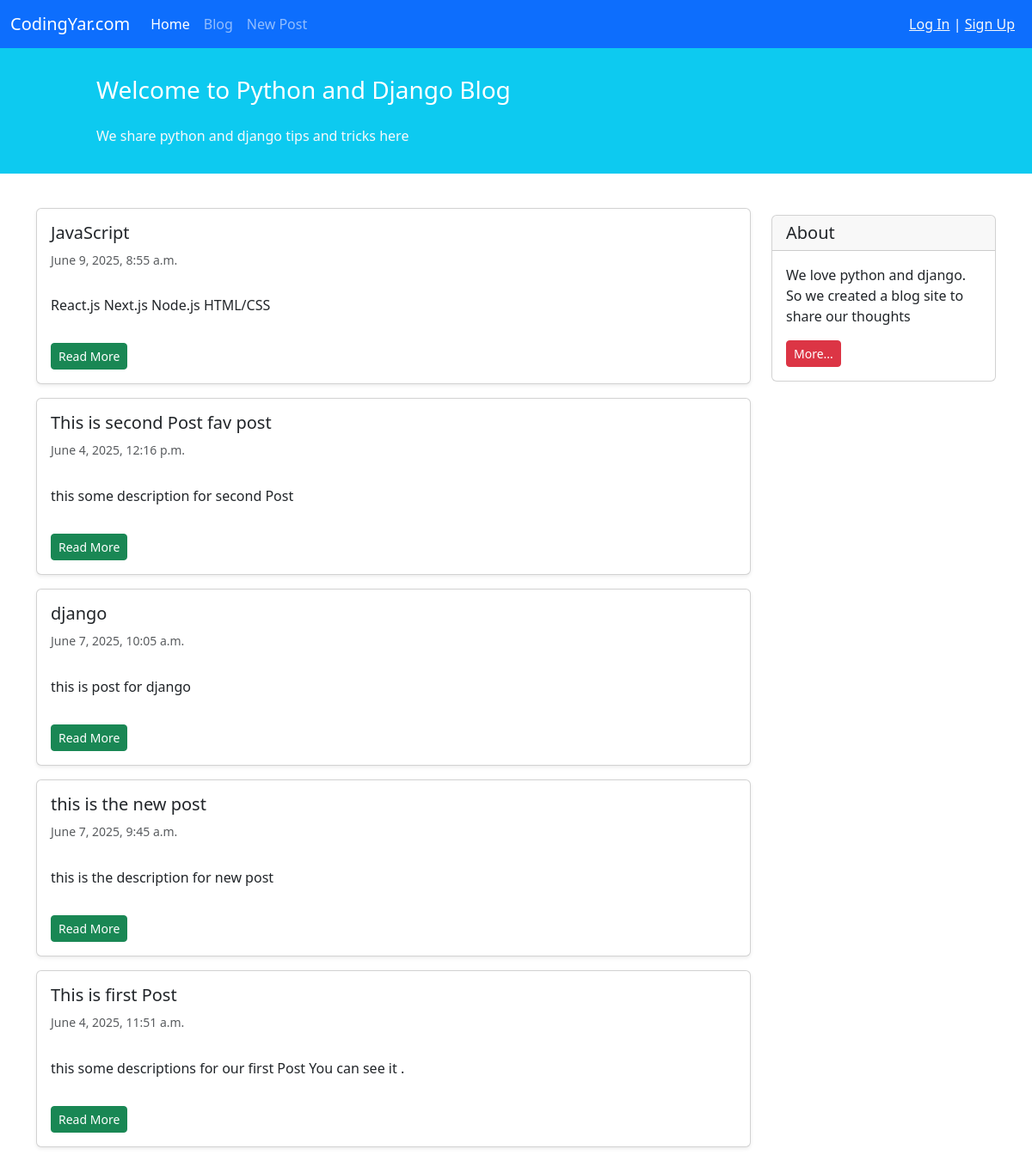
Before: /blog/ with the older database file.
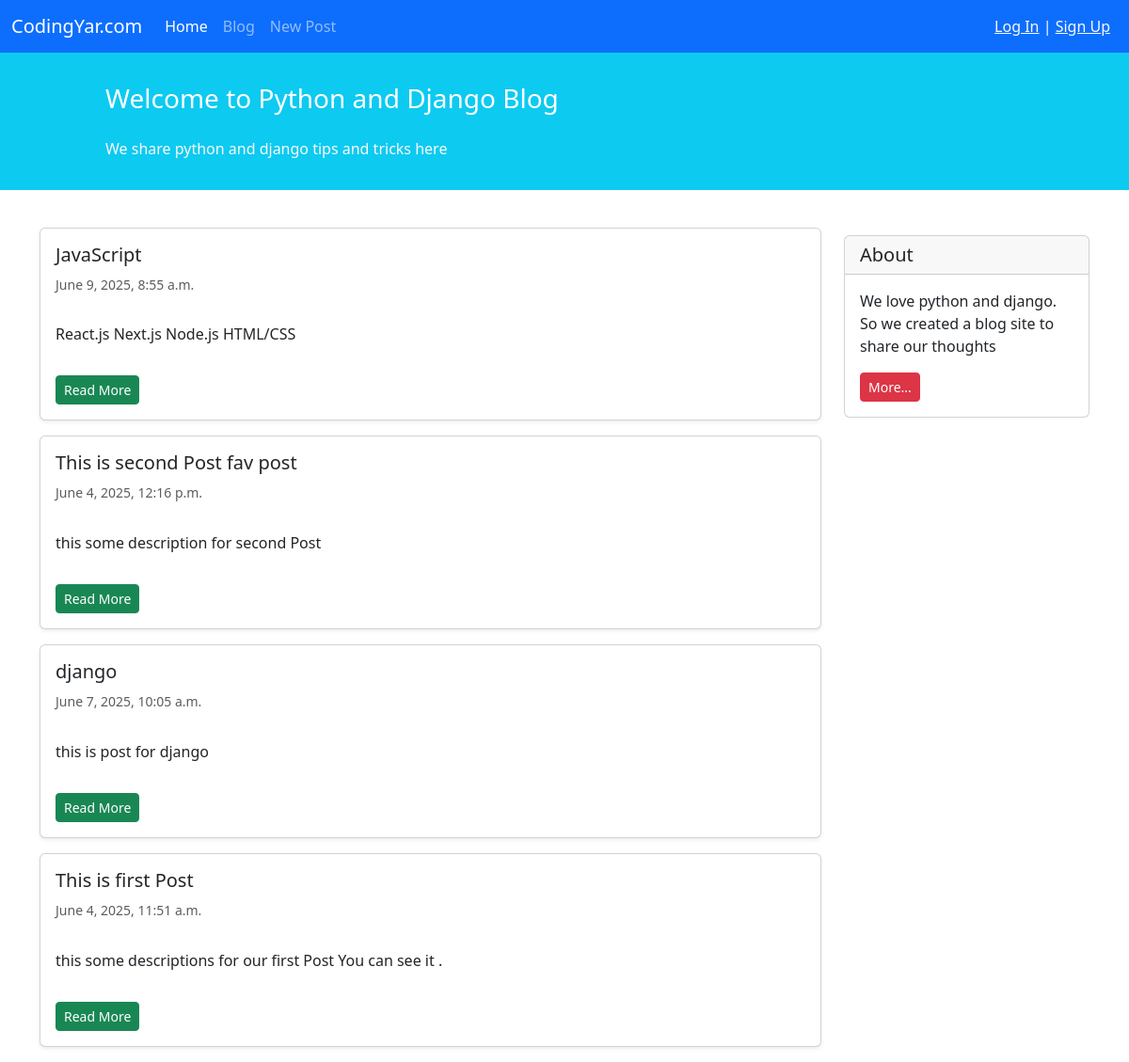
After: the same page with the newer database file.
### blog/models.py (models this page shows, shortened)
class Post(models.Model):
    STATUS_CHOICES = (
        ('pub','Published'),
        ('drf','Draft'),
    )
    title = models.CharField(max_length=100)
    text = models.TextField()
    author = models.ForeignKey('auth.User', on_delete=models.CASCADE)
    datetime_created = models.DateTimeField(auto_now_add=True)
    datetime_modified = models.DateTimeField(auto_now=True)
    status = models.CharField(choices=STATUS_CHOICES, max_length=3)

### blog/views.py (the view)
# urls.py: path('', views.PostListView.as_view(), name='posts_list'),
class PostListView(generic.ListView):
    template_name = 'blog/posts_list.html'
    context_object_name = 'posts_list'
    def get_queryset(self):
        return Post.objects.filter(status='pub').order_by('-datetime_modified')

### blog/templates/blog/posts_list.html (shortened to what this page needs)
{% extends "_base.html" %}
{% block content %}
<div class="container mt-4">
    <div class="row">
        <div class="col-9">
            {% for post in posts_list %}
                <div class="card shadow-sm my-3">
                    <div class="card-body">
                        <h5 class="card-title">{{ post.title }}</h5>
                        <h6 class="card-subtitle mb-2 text-muted small py-2">{{ post.datetime_created }}</h6>
                        <p class="card-text py-3">{{ post.text }}</p>
                        <a href='{% url 'post_detail' post.id %}' class="btn btn-sm btn-success">Read More</a>
                    </div>
                </div>
            {% endfor %}
        </div>
        <div class="col-3">
                <div class="card my-4">
                    <h5 class="card-header">About</h5>
                    <div class="card-body">
                        <p class="card-text">We love python and django. So we created a blog site to share our
                            thoughts</p>
                        <a href="#"
                           class="btn btn-sm btn-danger">
                            More...
                        </a>
                    </div>
                </div>
        </div>
    </div>
</div>
{% endblock content %}

### templates/_base.html (shortened to what this page needs)
<!DOCTYPE html>
<html lang="en">
  <head>
    <link
      href="https://cdn.jsdelivr.net/npm/bootstrap@5.3.6/dist/css/bootstrap.min.css"
      rel="stylesheet"
    />
  </head>
  <body>
    <nav class="navbar navbar-expand-lg navbar-dark bg-primary">
      <div class="container-fluid">
        <a class="navbar-brand" href="#">CodingYar.com</a>
        <div class="collapse navbar-collapse" id="navbarNavAltMarkup">
          <div class="navbar-nav">
            <a class="nav-link active" aria-current="page" href="{% url 'posts_list' %}">Home</a>
            <a class="nav-link" href="{% url 'posts_list' %}">Blog</a>
            <a class="nav-link" href="{% url 'post_create' %}">New Post</a>
          </div>
        </div>
        <div class="mx-2 text-white">
          {% if user.is_authenticated %}
              Welcome {{ user.username }} |
                <form action='{% url 'logout' %}' mathod='POST'>
                  {% csrf_token %}
                  <button class='btn btn-warning' type='submit'>Log out</button>
                </form>
          {% else %}
              <a class='text-light' href="{% url 'login' %}">Log In</a> | <a class='text-light' href="{% url 'signup' %}">Sign Up</a>
          {% endif %}
        </div>
      </div>
    </nav>
    <div class="container-fluid bg-info">
      <div class="row py-3">
        <div class="col-md-8 col-md-10 mx-auto">
          <h3 class="my-4 mt-3 text-white">
            Welcome to Python and Django Blog
          </h3>
          <p class="text-light">
            We share python and django tips and tricks here
          </p>
        </div>
      </div>
    </div>
    {% block content %}{% endblock content %}
  </body>
</html>

Changed rows visible on the page:
removed Post: title "this is the new post", datetime_created "June 7, 2025, 9:45 a.m.", text "this is the description for new post"
